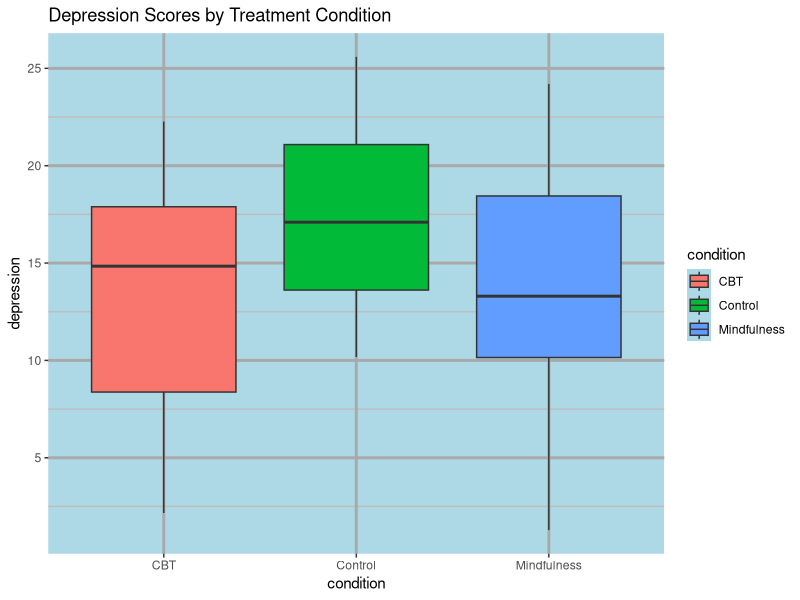
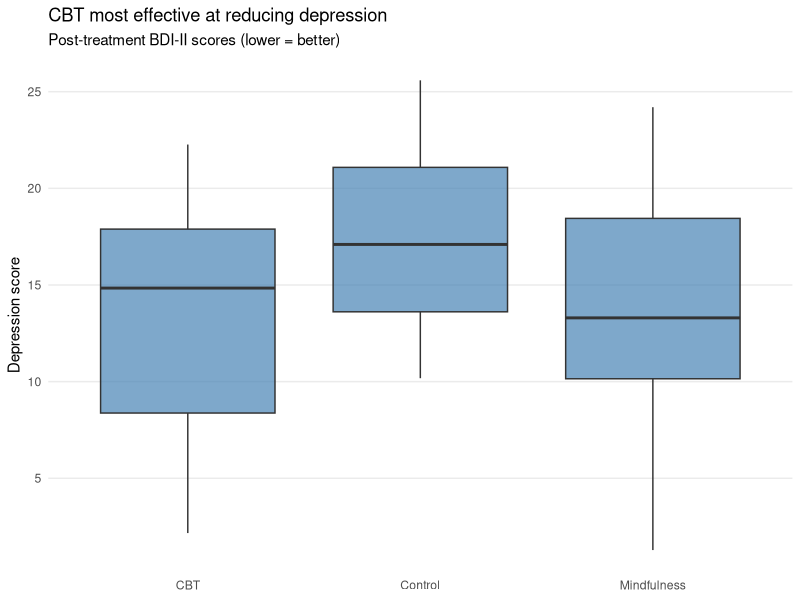
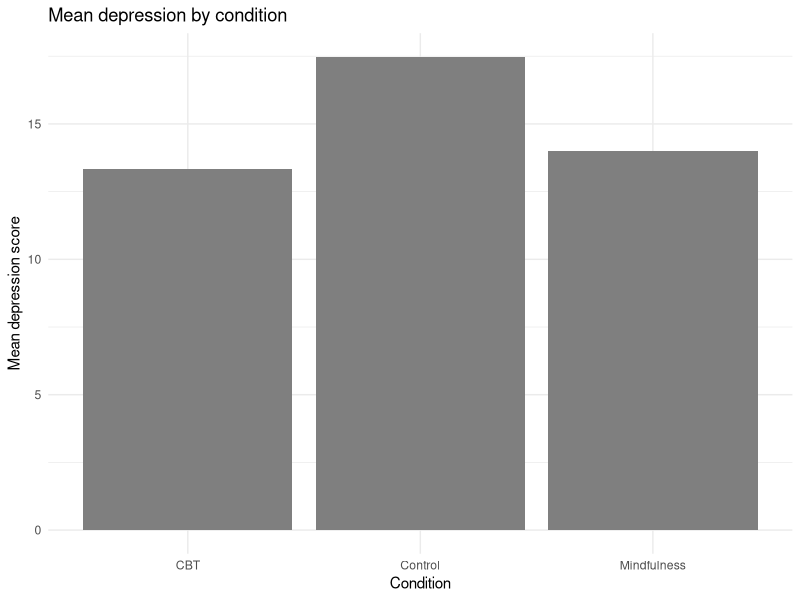
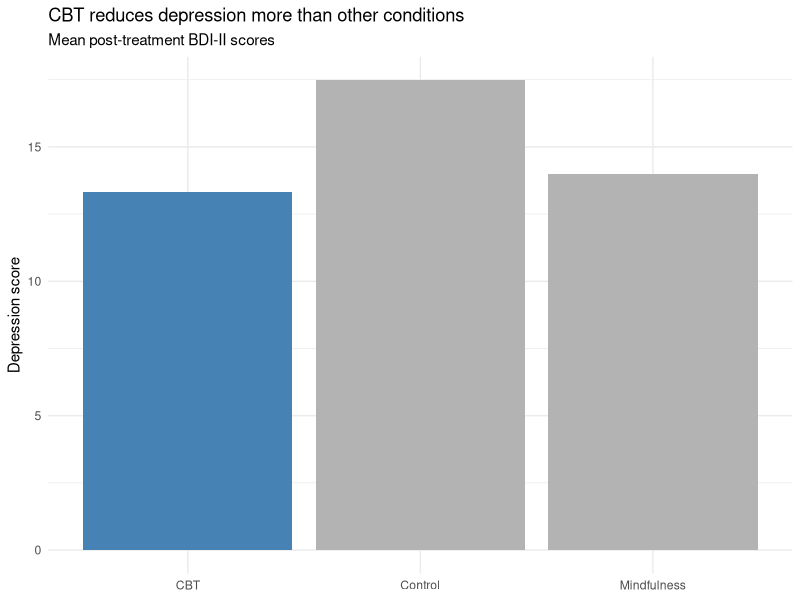
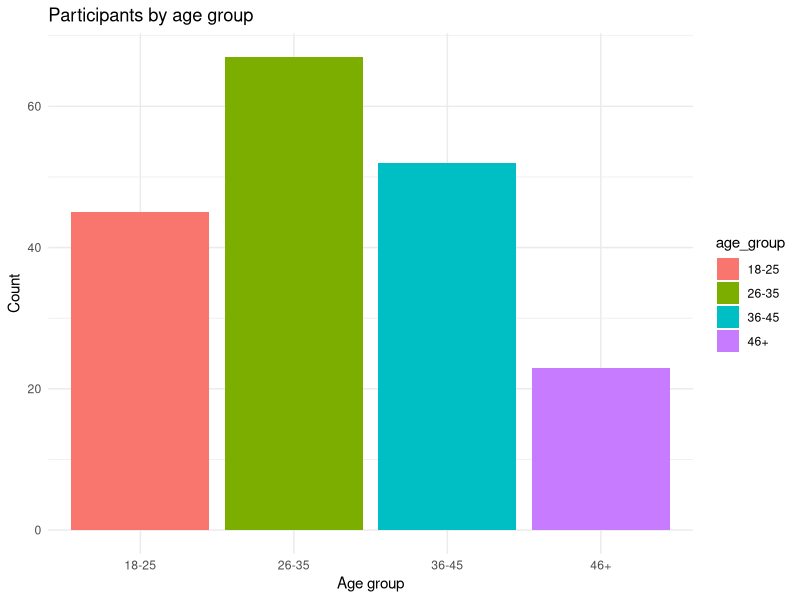
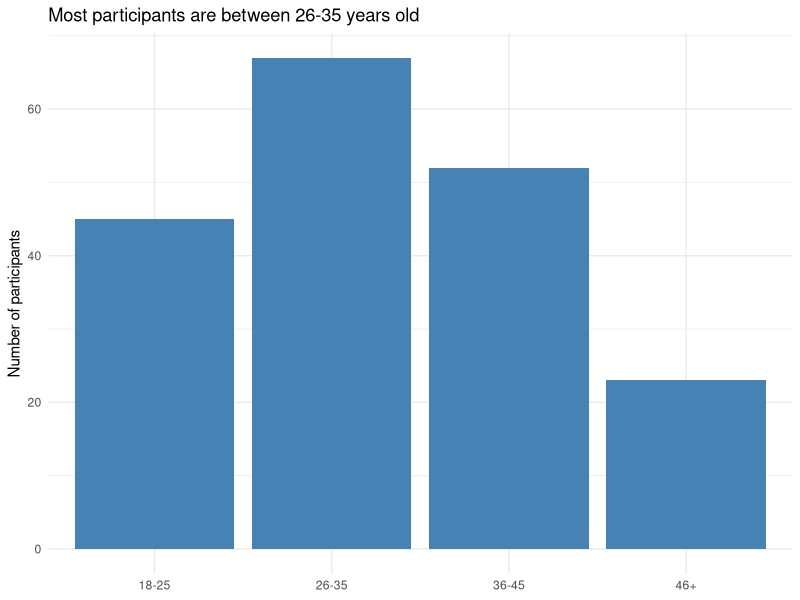
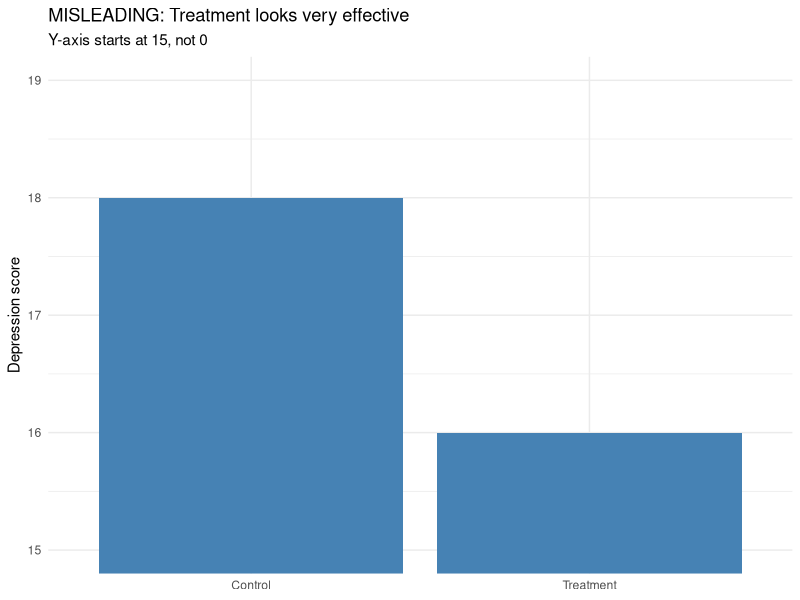
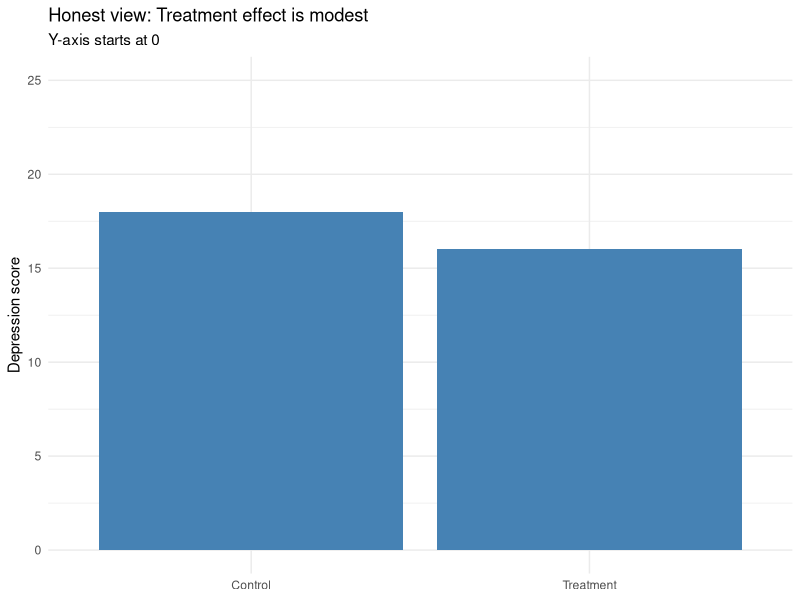

The R source for these figures, in order:
## ---- chunk 1
#| include: false
library(tidyverse)
## ---- chunk 2
#| output-location: slide
therapy_data <- tibble(
  condition = rep(c("Control", "CBT", "Mindfulness"), each = 30),
  depression = c(rnorm(30, 18, 5), rnorm(30, 12, 5), rnorm(30, 14, 5))
)

ggplot(therapy_data, aes(x = condition, y = depression, fill = condition)) +
  geom_boxplot() +
  labs(title = "Depression Scores by Treatment Condition") +
  theme_gray() +
  theme(
    panel.background = element_rect(fill = "lightblue"),
    panel.grid.major = element_line(color = "darkgray", size = 1),
    panel.grid.minor = element_line(color = "gray", size = 0.5)
  )
## ---- chunk 3
#| output-location: slide
ggplot(therapy_data, aes(x = condition, y = depression)) +
  geom_boxplot(fill = "steelblue", alpha = 0.7) +
  labs(
    title = "CBT most effective at reducing depression",
    subtitle = "Post-treatment BDI-II scores (lower = better)",
    x = NULL,
    y = "Depression score"
  ) +
  theme_minimal() +
  theme(
    panel.grid.minor = element_blank(),
    panel.grid.major.x = element_blank()
  )
## ---- chunk 4
#| output-location: slide
therapy_summary <- therapy_data |>
  group_by(condition) |>
  summarize(mean_depression = mean(depression))

ggplot(therapy_summary, aes(x = condition, y = mean_depression)) +
  geom_col(fill = "gray50") +
  labs(
    title = "Mean depression by condition",
    x = "Condition",
    y = "Mean depression score"
  ) +
  theme_minimal()
## ---- chunk 5
#| output-location: slide
therapy_summary <- therapy_summary |>
  mutate(highlight = if_else(condition == "CBT", "Highlight", "Normal"))

ggplot(therapy_summary, aes(x = condition, y = mean_depression, fill = highlight)) +
  geom_col() +
  scale_fill_manual(values = c("Highlight" = "steelblue", "Normal" = "gray70")) +
  labs(
    title = "CBT reduces depression more than other conditions",
    subtitle = "Mean post-treatment BDI-II scores",
    x = NULL,
    y = "Depression score"
  ) +
  theme_minimal() +
  theme(legend.position = "none")
## ---- chunk 6
#| output-location: slide
demographics <- tibble(
  age_group = c("18-25", "26-35", "36-45", "46+"),
  count = c(45, 67, 52, 23)
)

ggplot(demographics, aes(x = age_group, y = count, fill = age_group)) +
  geom_col() +
  labs(title = "Participants by age group", x = "Age group", y = "Count") +
  theme_minimal()
## ---- chunk 7
#| output-location: slide
ggplot(demographics, aes(x = age_group, y = count)) +
  geom_col(fill = "steelblue") +
  labs(
    title = "Most participants are between 26-35 years old",
    x = NULL,
    y = "Number of participants"
  ) +
  theme_minimal()
## ---- chunk 8
#| output-location: slide
treatment_effect <- tibble(
  condition = c("Control", "Treatment"),
  score = c(18, 16)
)

ggplot(treatment_effect, aes(x = condition, y = score)) +
  geom_col(fill = "steelblue") +
  coord_cartesian(ylim = c(15, 19)) +  # Truncated!
  labs(
    title = "MISLEADING: Treatment looks very effective",
    subtitle = "Y-axis starts at 15, not 0",
    x = NULL,
    y = "Depression score"
  ) +
  theme_minimal()
## ---- chunk 9
#| output-location: slide
ggplot(treatment_effect, aes(x = condition, y = score)) +
  geom_col(fill = "steelblue") +
  coord_cartesian(ylim = c(0, 25)) +  # Full scale
  labs(
    title = "Honest view: Treatment effect is modest",
    subtitle = "Y-axis starts at 0",
    x = NULL,
    y = "Depression score"
  ) +
  theme_minimal()
## ---- chunk 10
#| output-location: slide
longitudinal <- tibble(
  participant = rep(1:8, each = 3),
  time = rep(c("Baseline", "6 months", "12 months"), 8),
  depression = rnorm(24, 15, 5)
)

ggplot(longitudinal, aes(x = time, y = depression, group = participant)) +
  geom_line() +
  theme_minimal()
## ---- chunk 11
#| output-location: slide
longitudinal |>
  group_by(time) |>
  summarize(mean_depression = mean(depression)) |>
  mutate(time = factor(time, levels = c("Baseline", "6 months", "12 months"))) |>
  ggplot(aes(x = time, y = mean_depression, group = 1)) +
  geom_line(color = "steelblue", size = 1.5) +
  geom_point(color = "steelblue", size = 4) +
  labs(
    title = "Depression decreases steadily over 12 months",
    subtitle = "Mean BDI-II scores (N = 8)",
    x = NULL,
    y = "Depression score"
  ) +
  theme_minimal()
## ---- chunk 12
stress_data <- tibble(
  profession = c("Teacher", "Nurse", "Engineer", "Retail", "Admin"),
  stress = c(7.2, 8.1, 5.5, 6.8, 6.2),
  burnout = c(6.8, 7.9, 4.8, 6.5, 5.9)
)

ggplot(stress_data, aes(x = profession, y = stress, fill = profession)) +
  geom_col() +
  labs(title = "Stress by Profession") +
  theme_gray()
